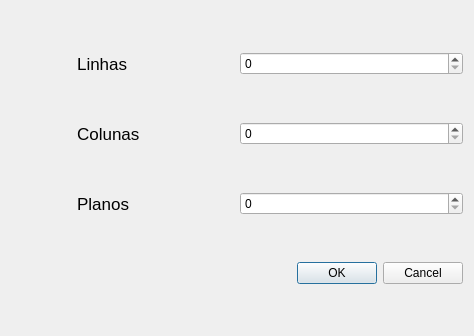
<?xml version="1.0" encoding="UTF-8"?>
<ui version="4.0">
 <class>DialogEscultor</class>
 <widget class="QDialog" name="DialogEscultor">
  <property name="geometry">
   <rect>
    <x>0</x>
    <y>0</y>
    <width>474</width>
    <height>336</height>
   </rect>
  </property>
  <property name="windowTitle">
   <string>Dialog</string>
  </property>
  <layout class="QVBoxLayout" name="verticalLayout">
   <item>
    <layout class="QHBoxLayout" name="horizontalLayout">
     <item>
      <widget class="QLabel" name="label">
       <property name="font">
        <font>
         <pointsize>13</pointsize>
        </font>
       </property>
       <property name="text">
        <string>              Linhas</string>
       </property>
      </widget>
     </item>
     <item>
      <widget class="QSpinBox" name="spinBoxLinhas">
       <property name="maximum">
        <number>500</number>
       </property>
      </widget>
     </item>
    </layout>
   </item>
   <item>
    <layout class="QHBoxLayout" name="horizontalLayout_2">
     <item>
      <widget class="QLabel" name="label_2">
       <property name="font">
        <font>
         <pointsize>13</pointsize>
        </font>
       </property>
       <property name="text">
        <string>              Colunas</string>
       </property>
      </widget>
     </item>
     <item>
      <widget class="QSpinBox" name="spinBoxColunas">
       <property name="maximum">
        <number>500</number>
       </property>
      </widget>
     </item>
    </layout>
   </item>
   <item>
    <layout class="QHBoxLayout" name="horizontalLayout_3">
     <item>
      <widget class="QLabel" name="label_3">
       <property name="font">
        <font>
         <pointsize>13</pointsize>
        </font>
       </property>
       <property name="text">
        <string>              Planos</string>
       </property>
      </widget>
     </item>
     <item>
      <widget class="QSpinBox" name="spinBoxPlanos">
       <property name="maximum">
        <number>500</number>
       </property>
      </widget>
     </item>
    </layout>
   </item>
   <item>
    <widget class="QDialogButtonBox" name="buttonBox">
     <property name="orientation">
      <enum>Qt::Horizontal</enum>
     </property>
     <property name="standardButtons">
      <set>QDialogButtonBox::Cancel|QDialogButtonBox::Ok</set>
     </property>
    </widget>
   </item>
  </layout>
 </widget>
 <resources/>
 <connections>
  <connection>
   <sender>buttonBox</sender>
   <signal>accepted()</signal>
   <receiver>DialogEscultor</receiver>
   <slot>accept()</slot>
   <hints>
    <hint type="sourcelabel">
     <x>248</x>
     <y>254</y>
    </hint>
    <hint type="destinationlabel">
     <x>157</x>
     <y>274</y>
    </hint>
   </hints>
  </connection>
  <connection>
   <sender>buttonBox</sender>
   <signal>rejected()</signal>
   <receiver>DialogEscultor</receiver>
   <slot>reject()</slot>
   <hints>
    <hint type="sourcelabel">
     <x>316</x>
     <y>260</y>
    </hint>
    <hint type="destinationlabel">
     <x>286</x>
     <y>274</y>
    </hint>
   </hints>
  </connection>
 </connections>
</ui>
